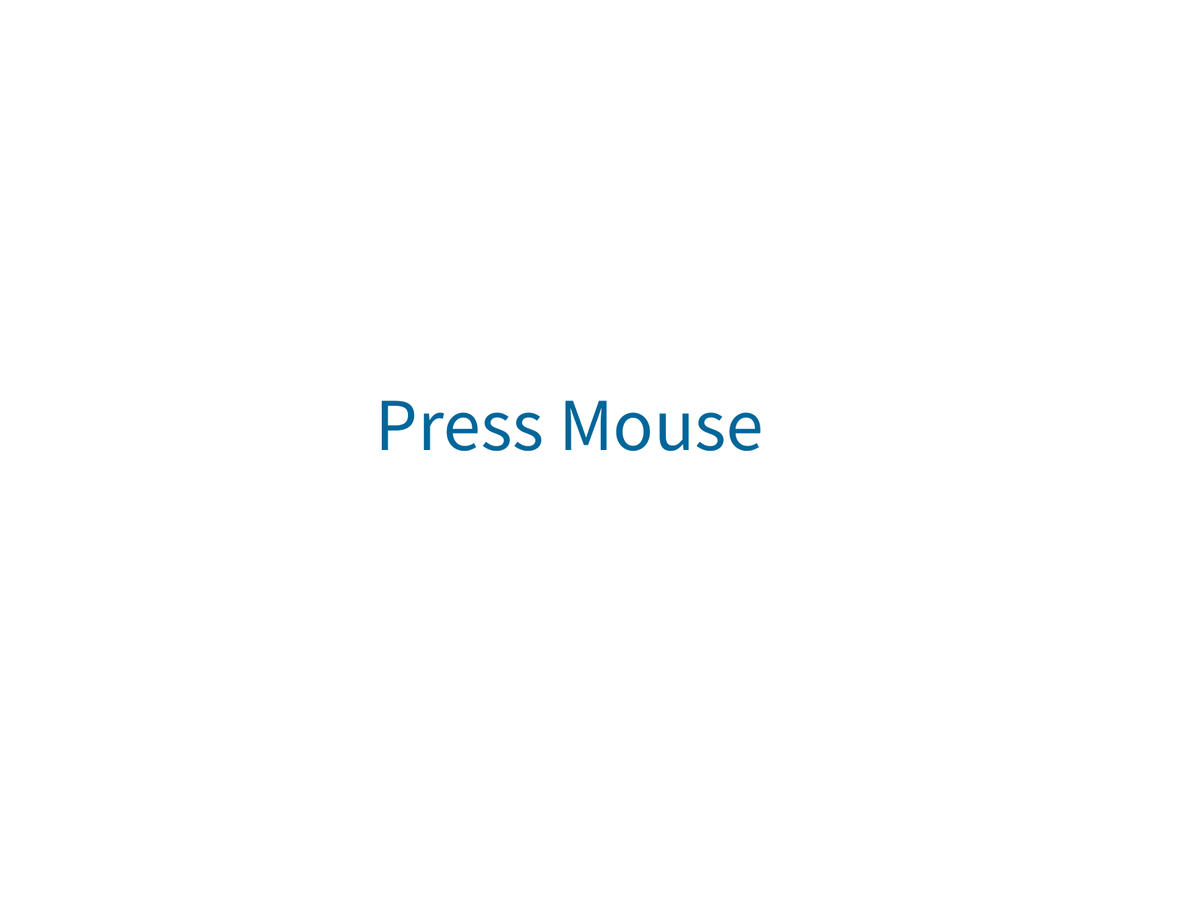
Frame 1 (no input)
Frame 60 (the mouse pressed at the canvas centre just before this capture): identical to frame 1, image omitted
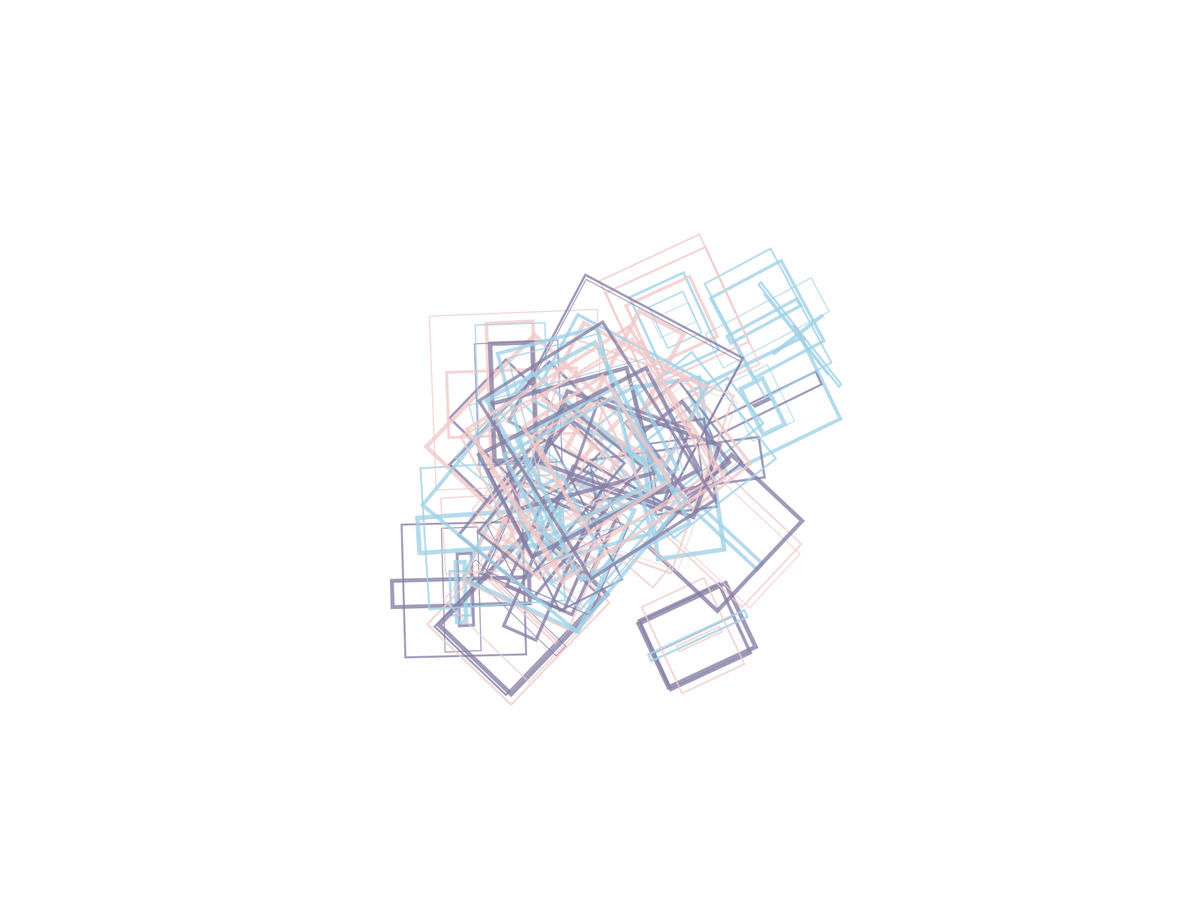
Frame 120 (the mouse held since frame 60 and released just before this capture)

The Processing sketch that drew these frames (run headless with seeded random() and noise(); from frame 60 on, the mouse is pressed at the canvas centre):

// Processing sketch: sketch_191116a
// ── sketch_191116a.pde
import java.util.Iterator;

System systems;
//Drawrect drawrects;
//Part parts;
boolean state;


void setup() {
  fullScreen();
  background(255);
  noFill();
  rectMode(RADIUS);
  //drawrects = new Drawrect(position);
  systems = new System(0.3);
  
}

void draw() {
  background(255);
  //systems.generate();
  //drawrects.generate();
  //drawrects.update();
  //parts.show();
  //parts.update();
  
  if (mousePressed == true){
   systems.emit();
  }else{
     
     textSize(100);
     fill(0, 102, 153);
     text("Press Mouse", width/2-300, height/2);
     
        
  }
   
   systems.update();
  
}

class System{
  float speed;
  ArrayList<Part> parts;
  
  System(float speed_){
    speed = speed_;
    parts = new ArrayList<Part>();
      
  }
  
   void emit(){
  
    if(random(1)<speed){
    generate();
    }  
   
   }
  
  void generate(){
    PVector position = new PVector(mouseX,mouseY);
    PVector velocity = new PVector(random(-5,5),random(-5,5));
    float rotation = random (0,360);
    float avelocity = random(-2,5);
    
    Part p = new Part(position,velocity,rotation,avelocity);
    parts.add(p);
    
  }
   void update(){
    Iterator<Part> it = parts.iterator();
    while(it.hasNext()){
      Part p = it.next();
      //s.applyForce();
      p.update();
      p.show();
      if(p.position.y > height||
         p.position.y < 0||
         p.position.x > width||
         p.position.x < 0){
        it.remove();
      }
    }
    
  }   
  
}


class Part{
  PVector position, velocity;
  float rotation,avelocity;
  int num;
  Drawrect[] drawrects ;
  
  
  Part(PVector pos_, PVector vel_,float rota_,float avel_){
    position = pos_;
    velocity = vel_;
    rotation = rota_;
    avelocity = avel_;
    
    num = int(random(3,7));
    
    drawrects = new Drawrect[num];
    
    for(int i=0;i<num;i++){
       drawrects[i] = new Drawrect();
     }   
  
  }
  
   void show(){
    pushMatrix();
    translate(position.x,position.y);
    rotate(radians(rotation));
    for(Drawrect d : drawrects){
      //i=new Branch(this.radius,this.ratio,this.rotation);
      d.generate();
      d.update();
    }
    popMatrix();
}
   void update(){
    position.add(velocity);
    rotation += avelocity;
  }
}

class Drawrect{
    PVector position;
    
    float posX ;
    float posY ;
    float stepX ;
    float stepY ;
    
    
    float strokeW;
    
  
    int color1 ;
    int color2 ;
    int color3 ;
 
    int[] colorarr = new int[3] ;
    int test ;
    
    
  Drawrect(){
    posX = random(-5,5);
    posY = random(-5,5);
    stepX = random(50,150);//mouse change?
    stepY = random(50,150);
    
    /* (float posX_,float posY_,float stepX_,float stepY_)
    posX = posX_;
    posY = posY_;
    stepX = stepX_;
    stepY = stepY_;
    */
    
    
    strokeW=random(1,6);//mouse change
  
    colorarr[1] = color(134,128,166,200);
    colorarr[2] = color(241,201,201,200);
    colorarr[0] = color(161,209,231,200);
 
    test = int(random(0,3));
    
  
  }

  void generate(){
    rectMode(RADIUS);
    noFill();
    stroke(colorarr[test]);
    strokeWeight(strokeW);
    pushMatrix();
    //translate(position.x,position.y);
    //rotate(radians(rotation));
    rect(posX,posY,stepX,stepY);  
    popMatrix();
  }
  
  void update(){
    if(stepX>0){
      stepX--;
    }
    if(stepY>0){
      stepY--;
    }
   }
  }
 
